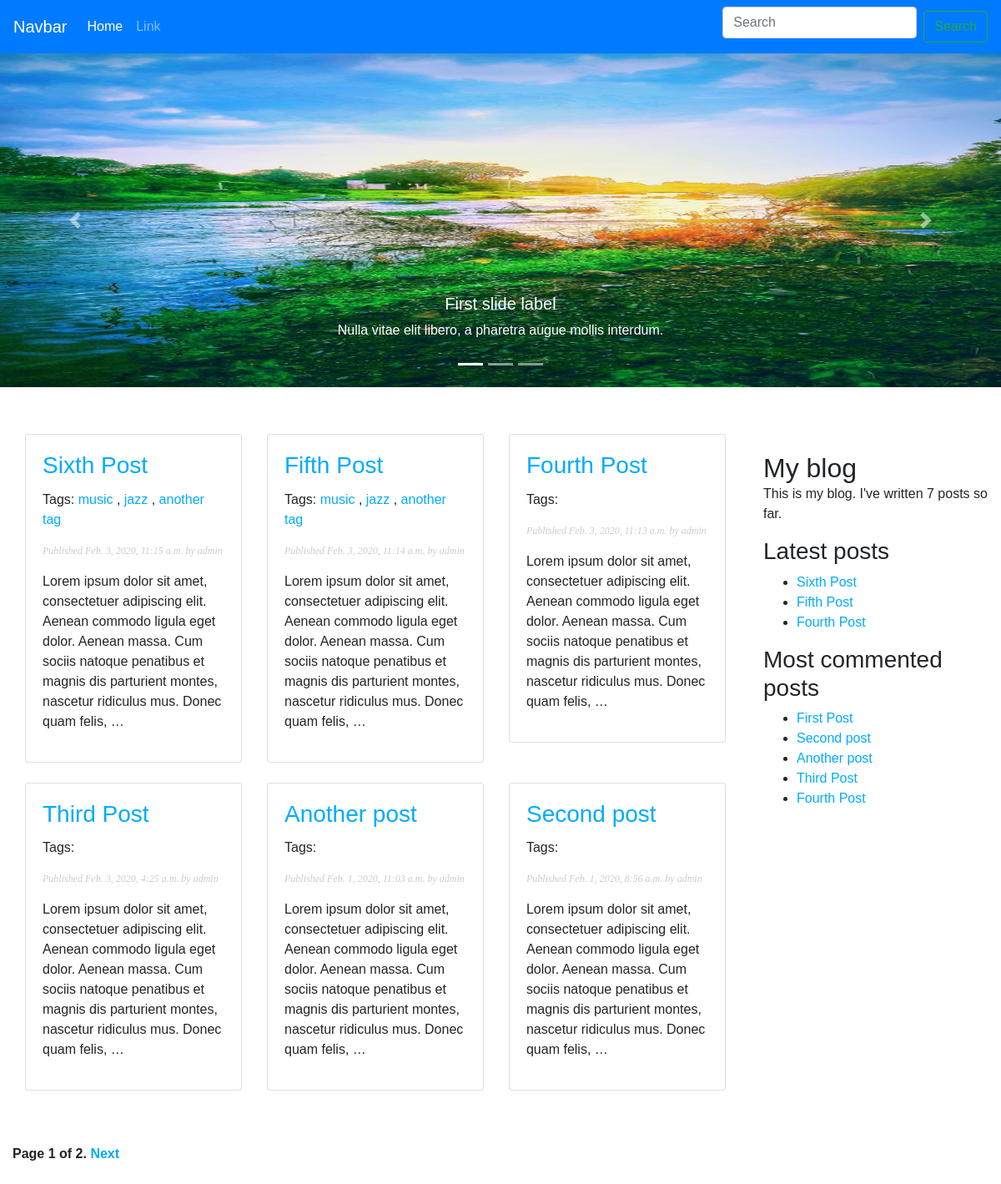
/blog/, run on an earlier commit of the app's database.
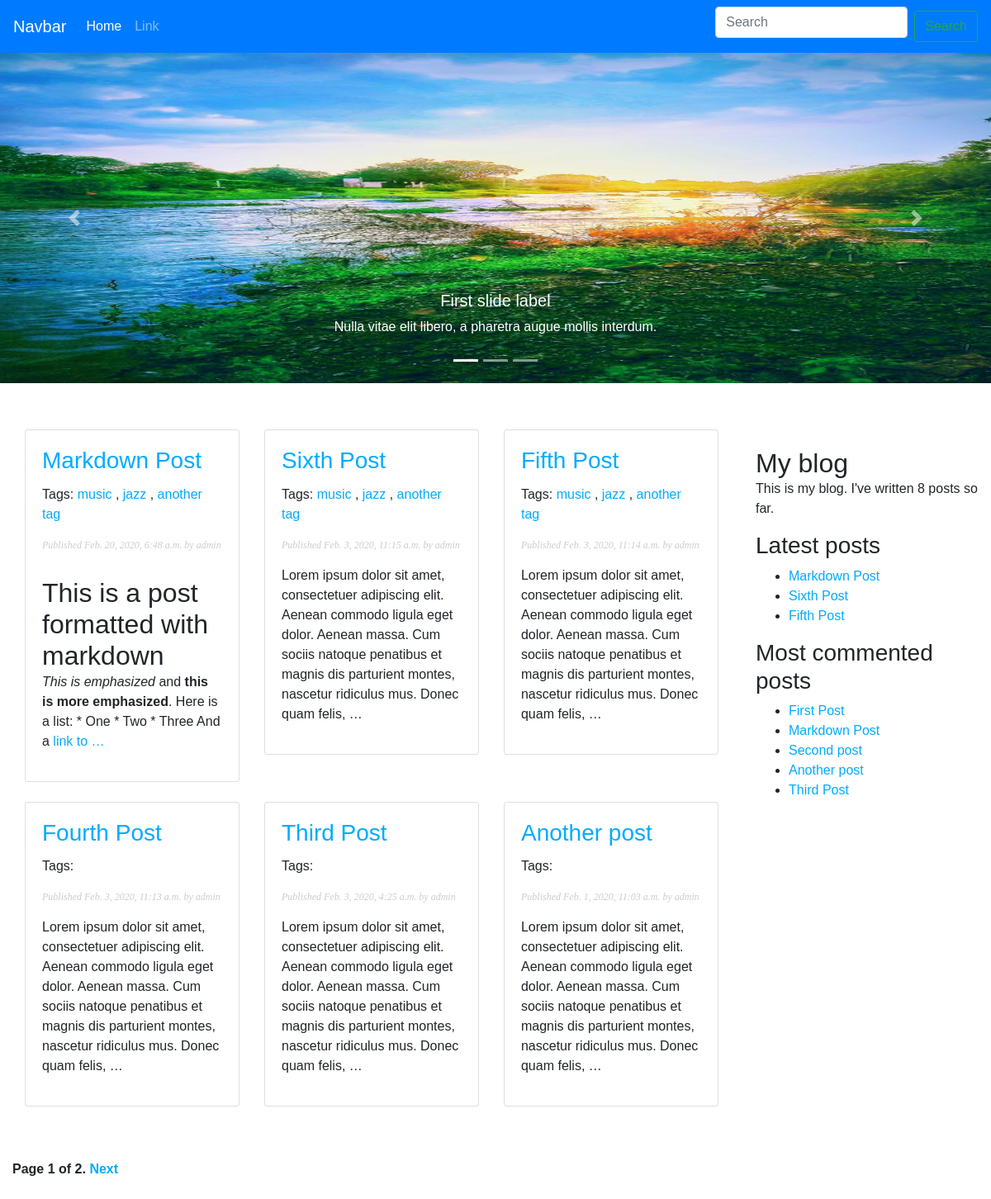
And on a later commit of the database.
### blog/models.py (models this page shows, shortened)
class Post(models.Model):
    STATUS_CHOICES = (
        ('draft', 'Draft'),
        ('published', 'Published'),
    )
    title = models.CharField(max_length=250)
    slug = models.SlugField(max_length=250, unique_for_date='publish')
    author = models.ForeignKey(User, on_delete=models.CASCADE, related_name='blog_posts')
    body = models.TextField()
    publish = models.DateTimeField(default=timezone.now)
    created = models.DateTimeField(auto_now_add=True)
    updated = models.DateTimeField(auto_now=True)
    status = models.CharField(max_length=10,
                              choices=STATUS_CHOICES,
                              default='draft')
    tags = TaggableManager()
    class Meta:
        ordering = ('-publish',)
    objects = models.Manager()  # The default manager.
    published = PublishedManager()  # Our custom manager.
    def get_absolute_url(self):
        return reverse('blog:post_detail',
                       args=[self.publish.year,
                             self.publish.month,
                             self.publish.day,
                             self.slug])

### blog/views.py (the view)
# urls.py: path('', views.post_list, name='post_list'),
def post_list(request, tag_slug=None):
    object_list = Post.published.all()
    tag = None
    if tag_slug:
        tag = get_object_or_404(Tag, slug=tag_slug)
        object_list = object_list.filter(tags__in=[tag])
    paginator = Paginator(object_list, 6)  # 3 posts in each page
    page = request.GET.get('page')
    try:
        posts = paginator.page(page)
    except PageNotAnInteger:
        posts = paginator.page(1)
    except EmptyPage:
        posts = paginator.page(paginator.num_pages)
    return render(request, 'blog/post/list.html', {'page': page,
                                                   'posts': posts,
                                                   'tag': tag})

### blog/models.py (called while the page is built)
    def get_queryset(self):
        return super(PublishedManager,
                     self).get_queryset() \
            .filter(status='published')

### blog/templatetags/blog_tags.py (called while the page is built)
@register.simple_tag
def total_posts():
    return Post.published.count()

@register.inclusion_tag('blog/post/latest_posts.html')
def show_latest_posts(count=5):
    latest_posts = Post.published.order_by('-publish')[:count]
    return {'latest_posts': latest_posts}

@register.simple_tag
def get_most_commented_posts(count=5):
    return Post.published.annotate(
        total_comments=Count('comments')
    ).order_by('-total_comments')[:count]

@register.filter(name='markdown')
def markdown_format(text):
    return mark_safe(markdown.markdown(text))

### blog/templates/blog/post/list.html (shortened to what this page needs)
{% extends "blog/base.html" %}
{% load blog_tags %}
{% block content %}
    <div class="container-fluid">
        <div class="row mt-2">
            {% for post in posts %}
                <div class="col-sm-4 mb-4">
                    <div class="card">
                        <div class="card-body">
                            <h3 class="card-title">
                                <a href="{{ post.get_absolute_url }}">
                                    {{ post.title }}
                                </a>
                            </h3>
                            <p class="tags">
                                Tags:
                                {% for tag in post.tags.all %}
                                    <a href="{% url "blog:post_list_by_tag" tag.slug %}">
                                        {{ tag.name }}
                                    </a>
                                    {% if not forloop.last %}, {% endif %}
                                {% endfor %}
                            </p>
                            <p class="date">
                                Published {{ post.publish }} by {{ post.author }}
                            </p>
                            {{ post.body|markdown|truncatewords_html:30 }}
                        </div>
                    </div>
                </div>
            {% endfor %}
        </div>
    </div>
    {% include "pagination.html" with page=posts %}
{% endblock %}

### blog/templates/blog/base.html (shortened to what this page needs)
{% load blog_tags %}
{% load static %}
<!DOCTYPE html>
<html lang="">
<head>
    <link rel="stylesheet" href="https://stackpath.bootstrapcdn.com/bootstrap/4.4.1/css/bootstrap.min.css"
>
    <link href="{% static "css/blog.css" %}" rel="stylesheet">
</head>
<body>
<nav class="navbar navbar-expand-lg navbar-dark bg-primary" style="background-color: #e3f2fd;">
    <a class="navbar-brand" href="#">Navbar</a>
    <div class="collapse navbar-collapse" id="navbarSupportedContent">
        <ul class="navbar-nav mr-auto">
            <li class="nav-item active">
                <a class="nav-link" href="#">Home <span class="sr-only">(current)</span></a>
            </li>
            <li class="nav-item">
                <a class="nav-link" href="#">Link</a>
            </li>
        </ul>
        <form class="form-inline my-2 my-lg-0">
            <input class="form-control mr-sm-2" type="search" placeholder="Search" aria-label="Search">
            <button class="btn btn-outline-success my-2 my-sm-0" type="submit">Search</button>
        </form>
    </div>
</nav>
<div id="carouselExampleCaptions" class="carousel slide" data-ride="carousel" style="height: 400px">
    <ol class="carousel-indicators">
        <li data-target="#carouselExampleCaptions" data-slide-to="0" class="active"></li>
        <li data-target="#carouselExampleCaptions" data-slide-to="1"></li>
        <li data-target="#carouselExampleCaptions" data-slide-to="2"></li>
    </ol>
    <div class="carousel-inner">
        <div class="carousel-item active">
            <img src="{% static 'river.jpg' %}" class="d-block w-100" height="400">
            <div class="carousel-caption d-none d-md-block">
                <h5>First slide label</h5>
                <p>Nulla vitae elit libero, a pharetra augue mollis interdum.</p>
            </div>
        </div>
    </div>
    <a class="carousel-control-prev" href="#carouselExampleCaptions" role="button" data-slide="prev">
        <span class="carousel-control-prev-icon" aria-hidden="true"></span>
    </a>
    <a class="carousel-control-next" href="#carouselExampleCaptions" role="button" data-slide="next">
        <span class="carousel-control-next-icon" aria-hidden="true"></span>
    </a>
</div>
<div class="container-fluid mt-5">
    <div class="row">
        <div class="col-sm-9">
            {% block content %}
            {% endblock %}
        </div>
        <div class="col-sm-3">
            <h2>My blog</h2>
            <p>This is my blog. I've written {% total_posts %} posts so far.</p>
            <h3>Latest posts</h3>
            {% show_latest_posts 3 %}
            <h3>Most commented posts</h3>
            {% get_most_commented_posts as most_commented_posts %}
            <ul>
                {% for post in most_commented_posts %}
                    <li>
                        <a href="{{ post.get_absolute_url }}">{{ post.title }}</a>
                    </li>
                {% endfor %}
            </ul>
        </div>
    </div>
</div>
</body>
</html>

### blog/templates/pagination.html (shortened to what this page needs)
<div class="pagination">
<span class="step-links">
    <span class="current">
Page {{ page.number }} of {{ page.paginator.num_pages }}.
</span>
    {% if page.has_next %}
        <a href="?page={{ page.next_page_number }}">Next</a>
    {% endif %}
</span>
</div>

### blog/templates/blog/post/latest_posts.html
<ul>
    {% for post in latest_posts %}
        <li>
        <a href="{{ post.get_absolute_url }}">{{ post.title }}</a>
        </li>
     {% endfor %}
</ul>

### blog/static/css/blog.css (style rules this page uses)
body { margin: 0; padding: 0; font-family: helvetica, sans-serif; }
a { color: #00abff; text-decoration: none; }
h2 { font-weight: normal; margin: 30px 0 0; }
p.date { color: #ccc; font-family: georgia, serif; font-size: 12px; font-style: italic; }
.pagination { margin: 40px 0; font-weight: bold; }
input, textarea { clear: both; float: left; margin: 0 0 10px; background: #ededed; border: 0; padding: 6px 10px; font-size: 12px; }

What changed in the data, as far as the page shows it:
no longer on one of the page's lists (row unchanged): Post: title "Fourth Post"
no longer on one of the page's lists (row unchanged): Post: title "Second post", publish "Feb. 1, 2020, 8:56 a.m.", author "admin", body "Lorem ipsum dolor sit amet, consectetuer adipiscing elit. Aenean commodo ligula eget dolor. Aenean massa. Cum sociis natoque penatibus et magnis dis parturient montes, nascetur ridiculus mus. Donec quam felis, …"
added Post: title "Markdown Post", publish "Feb. 20, 2020, 6:48 a.m.", author "admin", body "This is a post formatted with markdown This is emphasized and this is more emphasized . Here is a list: * One * Two * Three And a link to …", Tag (name "music"), Tag (name "jazz"), Tag (name "another tag")
Also different on the page:
text no longer shown: "7"
text now shown: "8"
